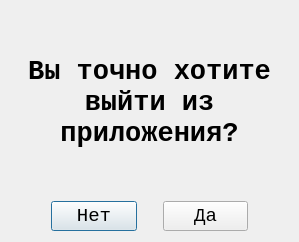
<?xml version="1.0" encoding="UTF-8"?>
<ui version="4.0">
 <class>ExitDialog</class>
 <widget class="QDialog" name="ExitDialog">
  <property name="windowModality">
   <enum>Qt::NonModal</enum>
  </property>
  <property name="geometry">
   <rect>
    <x>0</x>
    <y>0</y>
    <width>299</width>
    <height>242</height>
   </rect>
  </property>
  <property name="windowTitle">
   <string>Выход из приложения</string>
  </property>
  <layout class="QVBoxLayout" name="verticalLayout">
   <item>
    <widget class="QLabel" name="TextLabel">
     <property name="font">
      <font>
       <family>Courier New</family>
       <pointsize>20</pointsize>
       <weight>75</weight>
       <bold>true</bold>
      </font>
     </property>
     <property name="text">
      <string>Вы точно хотите выйти из приложения?</string>
     </property>
     <property name="textFormat">
      <enum>Qt::AutoText</enum>
     </property>
     <property name="alignment">
      <set>Qt::AlignCenter</set>
     </property>
     <property name="wordWrap">
      <bool>true</bool>
     </property>
    </widget>
   </item>
   <item>
    <layout class="QHBoxLayout" name="ButLayout">
     <item>
      <spacer name="RigthSpacer">
       <property name="orientation">
        <enum>Qt::Horizontal</enum>
       </property>
       <property name="sizeType">
        <enum>QSizePolicy::Fixed</enum>
       </property>
       <property name="sizeHint" stdset="0">
        <size>
         <width>40</width>
         <height>20</height>
        </size>
       </property>
      </spacer>
     </item>
     <item>
      <widget class="QPushButton" name="NoBut">
       <property name="font">
        <font>
         <family>Courier New</family>
         <pointsize>14</pointsize>
        </font>
       </property>
       <property name="text">
        <string>Нет</string>
       </property>
      </widget>
     </item>
     <item>
      <spacer name="CentralSpacer">
       <property name="orientation">
        <enum>Qt::Horizontal</enum>
       </property>
       <property name="sizeType">
        <enum>QSizePolicy::Fixed</enum>
       </property>
       <property name="sizeHint" stdset="0">
        <size>
         <width>20</width>
         <height>20</height>
        </size>
       </property>
      </spacer>
     </item>
     <item>
      <widget class="QPushButton" name="YesBut">
       <property name="font">
        <font>
         <family>Courier New</family>
         <pointsize>14</pointsize>
        </font>
       </property>
       <property name="text">
        <string>Да</string>
       </property>
      </widget>
     </item>
     <item>
      <spacer name="LeftSpacer">
       <property name="orientation">
        <enum>Qt::Horizontal</enum>
       </property>
       <property name="sizeType">
        <enum>QSizePolicy::Fixed</enum>
       </property>
       <property name="sizeHint" stdset="0">
        <size>
         <width>40</width>
         <height>20</height>
        </size>
       </property>
      </spacer>
     </item>
    </layout>
   </item>
  </layout>
 </widget>
 <resources/>
 <connections/>
</ui>
